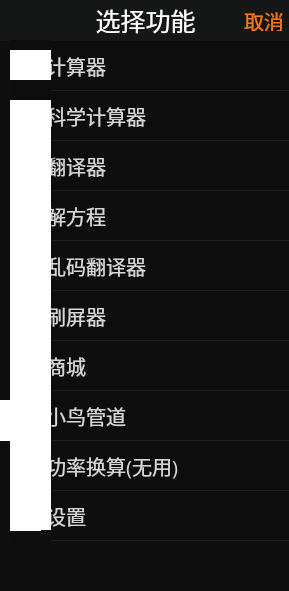
<?xml version="1.0" encoding="UTF-8"?>
<ui version="4.0">
 <class>form</class>
 <widget class="QWidget" name="form">
  <property name="geometry">
   <rect>
    <x>0</x>
    <y>0</y>
    <width>289</width>
    <height>591</height>
   </rect>
  </property>
  <property name="windowTitle">
   <string>工具箱By娄卫健</string>
  </property>
  <property name="styleSheet">
   <string notr="true">QPushButton {background-color: rgb(13,13,13);
    color:rgb(214,214,214) ;
 	border:1px solid rgb(31,31,31);
	text-align : left;
}

</string>
  </property>
  <widget class="QLineEdit" name="xianshi2">
   <property name="geometry">
    <rect>
     <x>-10</x>
     <y>0</y>
     <width>301</width>
     <height>611</height>
    </rect>
   </property>
   <property name="font">
    <font>
     <family>Arial</family>
     <pointsize>-1</pointsize>
     <weight>50</weight>
     <bold>false</bold>
    </font>
   </property>
   <property name="focusPolicy">
    <enum>Qt::NoFocus</enum>
   </property>
   <property name="layoutDirection">
    <enum>Qt::RightToLeft</enum>
   </property>
   <property name="styleSheet">
    <string notr="true">QLineEdit { background-color: rgb(14, 14, 14);
	color: rgb(79,79,79) ;
    font-size:30px;
    border:none;

}</string>
   </property>
   <property name="maxLength">
    <number>18</number>
   </property>
   <property name="frame">
    <bool>true</bool>
   </property>
   <property name="echoMode">
    <enum>QLineEdit::Normal</enum>
   </property>
   <property name="alignment">
    <set>Qt::AlignBottom|Qt::AlignRight|Qt::AlignTrailing</set>
   </property>
   <property name="dragEnabled">
    <bool>true</bool>
   </property>
   <property name="readOnly">
    <bool>true</bool>
   </property>
   <property name="placeholderText">
    <string/>
   </property>
   <property name="cursorMoveStyle">
    <enum>Qt::VisualMoveStyle</enum>
   </property>
   <property name="clearButtonEnabled">
    <bool>false</bool>
   </property>
  </widget>
  <widget class="QPushButton" name="btjisuanqi">
   <property name="geometry">
    <rect>
     <x>40</x>
     <y>40</y>
     <width>251</width>
     <height>51</height>
    </rect>
   </property>
   <property name="sizePolicy">
    <sizepolicy hsizetype="Minimum" vsizetype="Fixed">
     <horstretch>0</horstretch>
     <verstretch>0</verstretch>
    </sizepolicy>
   </property>
   <property name="baseSize">
    <size>
     <width>0</width>
     <height>1</height>
    </size>
   </property>
   <property name="font">
    <font>
     <family>幼圆</family>
     <pointsize>15</pointsize>
    </font>
   </property>
   <property name="focusPolicy">
    <enum>Qt::NoFocus</enum>
   </property>
   <property name="layoutDirection">
    <enum>Qt::LeftToRight</enum>
   </property>
   <property name="styleSheet">
    <string notr="true"/>
   </property>
   <property name="text">
    <string> 计算器</string>
   </property>
  </widget>
  <widget class="QLabel" name="label">
   <property name="geometry">
    <rect>
     <x>0</x>
     <y>0</y>
     <width>291</width>
     <height>41</height>
    </rect>
   </property>
   <property name="font">
    <font>
     <family>方正姚体</family>
     <pointsize>19</pointsize>
    </font>
   </property>
   <property name="styleSheet">
    <string notr="true">QLabel{background-color:rgb(21,22,22);
	color:rgb(254,254,254)
}</string>
   </property>
   <property name="text">
    <string>选择功能</string>
   </property>
   <property name="alignment">
    <set>Qt::AlignCenter</set>
   </property>
  </widget>
  <widget class="QPushButton" name="btq">
   <property name="geometry">
    <rect>
     <x>244</x>
     <y>10</y>
     <width>41</width>
     <height>21</height>
    </rect>
   </property>
   <property name="font">
    <font>
     <family>方正舒体</family>
     <pointsize>-1</pointsize>
    </font>
   </property>
   <property name="styleSheet">
    <string notr="true">QPushButton {background-color: rgb(21, 22, 22);
    color:rgb(254,118,26) ;
    font-size:20px ;
 	border:none;
}
</string>
   </property>
   <property name="text">
    <string>取消</string>
   </property>
  </widget>
  <widget class="QLineEdit" name="xianshi2_2">
   <property name="geometry">
    <rect>
     <x>10</x>
     <y>50</y>
     <width>41</width>
     <height>491</height>
    </rect>
   </property>
   <property name="font">
    <font>
     <family>黑体</family>
     <pointsize>-1</pointsize>
     <weight>50</weight>
     <bold>false</bold>
    </font>
   </property>
   <property name="focusPolicy">
    <enum>Qt::NoFocus</enum>
   </property>
   <property name="layoutDirection">
    <enum>Qt::RightToLeft</enum>
   </property>
   <property name="styleSheet">
    <string notr="true">QLineEdit { background-image: url(w2back1.png);
	color: rgb(79,79,79) ;
    font-size:30px;
    border:none;

}</string>
   </property>
   <property name="maxLength">
    <number>18</number>
   </property>
   <property name="frame">
    <bool>true</bool>
   </property>
   <property name="echoMode">
    <enum>QLineEdit::Normal</enum>
   </property>
   <property name="alignment">
    <set>Qt::AlignBottom|Qt::AlignRight|Qt::AlignTrailing</set>
   </property>
   <property name="dragEnabled">
    <bool>true</bool>
   </property>
   <property name="readOnly">
    <bool>true</bool>
   </property>
   <property name="placeholderText">
    <string/>
   </property>
   <property name="cursorMoveStyle">
    <enum>Qt::VisualMoveStyle</enum>
   </property>
   <property name="clearButtonEnabled">
    <bool>false</bool>
   </property>
  </widget>
  <widget class="QPushButton" name="btjyfyq">
   <property name="geometry">
    <rect>
     <x>40</x>
     <y>140</y>
     <width>251</width>
     <height>51</height>
    </rect>
   </property>
   <property name="sizePolicy">
    <sizepolicy hsizetype="Minimum" vsizetype="Fixed">
     <horstretch>0</horstretch>
     <verstretch>0</verstretch>
    </sizepolicy>
   </property>
   <property name="baseSize">
    <size>
     <width>0</width>
     <height>1</height>
    </size>
   </property>
   <property name="font">
    <font>
     <family>幼圆</family>
     <pointsize>15</pointsize>
    </font>
   </property>
   <property name="focusPolicy">
    <enum>Qt::NoFocus</enum>
   </property>
   <property name="layoutDirection">
    <enum>Qt::LeftToRight</enum>
   </property>
   <property name="styleSheet">
    <string notr="true"/>
   </property>
   <property name="text">
    <string> 翻译器</string>
   </property>
  </widget>
  <widget class="QPushButton" name="btslove">
   <property name="geometry">
    <rect>
     <x>40</x>
     <y>190</y>
     <width>251</width>
     <height>51</height>
    </rect>
   </property>
   <property name="sizePolicy">
    <sizepolicy hsizetype="Minimum" vsizetype="Fixed">
     <horstretch>0</horstretch>
     <verstretch>0</verstretch>
    </sizepolicy>
   </property>
   <property name="baseSize">
    <size>
     <width>0</width>
     <height>1</height>
    </size>
   </property>
   <property name="font">
    <font>
     <family>幼圆</family>
     <pointsize>15</pointsize>
    </font>
   </property>
   <property name="focusPolicy">
    <enum>Qt::NoFocus</enum>
   </property>
   <property name="layoutDirection">
    <enum>Qt::LeftToRight</enum>
   </property>
   <property name="styleSheet">
    <string notr="true"/>
   </property>
   <property name="text">
    <string> 解方程</string>
   </property>
  </widget>
  <widget class="QPushButton" name="btluanma">
   <property name="geometry">
    <rect>
     <x>40</x>
     <y>240</y>
     <width>251</width>
     <height>51</height>
    </rect>
   </property>
   <property name="sizePolicy">
    <sizepolicy hsizetype="Minimum" vsizetype="Fixed">
     <horstretch>0</horstretch>
     <verstretch>0</verstretch>
    </sizepolicy>
   </property>
   <property name="baseSize">
    <size>
     <width>0</width>
     <height>1</height>
    </size>
   </property>
   <property name="font">
    <font>
     <family>幼圆</family>
     <pointsize>15</pointsize>
    </font>
   </property>
   <property name="focusPolicy">
    <enum>Qt::NoFocus</enum>
   </property>
   <property name="layoutDirection">
    <enum>Qt::LeftToRight</enum>
   </property>
   <property name="styleSheet">
    <string notr="true"/>
   </property>
   <property name="text">
    <string> 乱码翻译器</string>
   </property>
  </widget>
  <widget class="QPushButton" name="bts">
   <property name="geometry">
    <rect>
     <x>40</x>
     <y>290</y>
     <width>251</width>
     <height>51</height>
    </rect>
   </property>
   <property name="sizePolicy">
    <sizepolicy hsizetype="Minimum" vsizetype="Fixed">
     <horstretch>0</horstretch>
     <verstretch>0</verstretch>
    </sizepolicy>
   </property>
   <property name="baseSize">
    <size>
     <width>0</width>
     <height>1</height>
    </size>
   </property>
   <property name="font">
    <font>
     <family>幼圆</family>
     <pointsize>15</pointsize>
    </font>
   </property>
   <property name="focusPolicy">
    <enum>Qt::NoFocus</enum>
   </property>
   <property name="layoutDirection">
    <enum>Qt::LeftToRight</enum>
   </property>
   <property name="styleSheet">
    <string notr="true"/>
   </property>
   <property name="text">
    <string> 刷屏器</string>
   </property>
  </widget>
  <widget class="QPushButton" name="btshop">
   <property name="geometry">
    <rect>
     <x>40</x>
     <y>340</y>
     <width>251</width>
     <height>51</height>
    </rect>
   </property>
   <property name="sizePolicy">
    <sizepolicy hsizetype="Minimum" vsizetype="Fixed">
     <horstretch>0</horstretch>
     <verstretch>0</verstretch>
    </sizepolicy>
   </property>
   <property name="baseSize">
    <size>
     <width>0</width>
     <height>1</height>
    </size>
   </property>
   <property name="font">
    <font>
     <family>幼圆</family>
     <pointsize>15</pointsize>
    </font>
   </property>
   <property name="focusPolicy">
    <enum>Qt::NoFocus</enum>
   </property>
   <property name="layoutDirection">
    <enum>Qt::LeftToRight</enum>
   </property>
   <property name="styleSheet">
    <string notr="true"/>
   </property>
   <property name="text">
    <string> 商城</string>
   </property>
  </widget>
  <widget class="QPushButton" name="btn">
   <property name="geometry">
    <rect>
     <x>40</x>
     <y>390</y>
     <width>251</width>
     <height>51</height>
    </rect>
   </property>
   <property name="sizePolicy">
    <sizepolicy hsizetype="Minimum" vsizetype="Fixed">
     <horstretch>0</horstretch>
     <verstretch>0</verstretch>
    </sizepolicy>
   </property>
   <property name="baseSize">
    <size>
     <width>0</width>
     <height>1</height>
    </size>
   </property>
   <property name="font">
    <font>
     <family>幼圆</family>
     <pointsize>15</pointsize>
    </font>
   </property>
   <property name="focusPolicy">
    <enum>Qt::NoFocus</enum>
   </property>
   <property name="layoutDirection">
    <enum>Qt::LeftToRight</enum>
   </property>
   <property name="styleSheet">
    <string notr="true"/>
   </property>
   <property name="text">
    <string> 小鸟管道</string>
   </property>
  </widget>
  <widget class="QPushButton" name="btg">
   <property name="geometry">
    <rect>
     <x>40</x>
     <y>440</y>
     <width>251</width>
     <height>51</height>
    </rect>
   </property>
   <property name="sizePolicy">
    <sizepolicy hsizetype="Minimum" vsizetype="Fixed">
     <horstretch>0</horstretch>
     <verstretch>0</verstretch>
    </sizepolicy>
   </property>
   <property name="baseSize">
    <size>
     <width>0</width>
     <height>1</height>
    </size>
   </property>
   <property name="font">
    <font>
     <family>幼圆</family>
     <pointsize>15</pointsize>
    </font>
   </property>
   <property name="focusPolicy">
    <enum>Qt::NoFocus</enum>
   </property>
   <property name="layoutDirection">
    <enum>Qt::LeftToRight</enum>
   </property>
   <property name="styleSheet">
    <string notr="true"/>
   </property>
   <property name="text">
    <string> 功率换算(无用)</string>
   </property>
  </widget>
  <widget class="QPushButton" name="btsetting">
   <property name="geometry">
    <rect>
     <x>40</x>
     <y>490</y>
     <width>251</width>
     <height>51</height>
    </rect>
   </property>
   <property name="sizePolicy">
    <sizepolicy hsizetype="Minimum" vsizetype="Fixed">
     <horstretch>0</horstretch>
     <verstretch>0</verstretch>
    </sizepolicy>
   </property>
   <property name="baseSize">
    <size>
     <width>0</width>
     <height>1</height>
    </size>
   </property>
   <property name="font">
    <font>
     <family>幼圆</family>
     <pointsize>15</pointsize>
    </font>
   </property>
   <property name="focusPolicy">
    <enum>Qt::NoFocus</enum>
   </property>
   <property name="layoutDirection">
    <enum>Qt::LeftToRight</enum>
   </property>
   <property name="styleSheet">
    <string notr="true"/>
   </property>
   <property name="text">
    <string> 设置</string>
   </property>
  </widget>
  <widget class="QLineEdit" name="xianshi2_3">
   <property name="geometry">
    <rect>
     <x>10</x>
     <y>530</y>
     <width>41</width>
     <height>20</height>
    </rect>
   </property>
   <property name="font">
    <font>
     <family>黑体</family>
     <pointsize>-1</pointsize>
     <weight>50</weight>
     <bold>false</bold>
    </font>
   </property>
   <property name="focusPolicy">
    <enum>Qt::NoFocus</enum>
   </property>
   <property name="layoutDirection">
    <enum>Qt::RightToLeft</enum>
   </property>
   <property name="styleSheet">
    <string notr="true">QLineEdit { background-color: rgb(13,13,13);
	color: rgb(79,79,79) ;
    font-size:30px;
    border:none;

}</string>
   </property>
   <property name="maxLength">
    <number>18</number>
   </property>
   <property name="frame">
    <bool>true</bool>
   </property>
   <property name="echoMode">
    <enum>QLineEdit::Normal</enum>
   </property>
   <property name="alignment">
    <set>Qt::AlignBottom|Qt::AlignRight|Qt::AlignTrailing</set>
   </property>
   <property name="dragEnabled">
    <bool>true</bool>
   </property>
   <property name="readOnly">
    <bool>true</bool>
   </property>
   <property name="placeholderText">
    <string/>
   </property>
   <property name="cursorMoveStyle">
    <enum>Qt::VisualMoveStyle</enum>
   </property>
   <property name="clearButtonEnabled">
    <bool>false</bool>
   </property>
  </widget>
  <widget class="QLineEdit" name="xianshi2_4">
   <property name="geometry">
    <rect>
     <x>10</x>
     <y>40</y>
     <width>41</width>
     <height>20</height>
    </rect>
   </property>
   <property name="font">
    <font>
     <family>黑体</family>
     <pointsize>-1</pointsize>
     <weight>50</weight>
     <bold>false</bold>
    </font>
   </property>
   <property name="focusPolicy">
    <enum>Qt::NoFocus</enum>
   </property>
   <property name="layoutDirection">
    <enum>Qt::RightToLeft</enum>
   </property>
   <property name="styleSheet">
    <string notr="true">QLineEdit { background-color: rgb(13,13,13);
	color: rgb(79,79,79) ;
    font-size:30px;
    border:none;

}</string>
   </property>
   <property name="maxLength">
    <number>18</number>
   </property>
   <property name="frame">
    <bool>true</bool>
   </property>
   <property name="echoMode">
    <enum>QLineEdit::Normal</enum>
   </property>
   <property name="alignment">
    <set>Qt::AlignBottom|Qt::AlignRight|Qt::AlignTrailing</set>
   </property>
   <property name="dragEnabled">
    <bool>true</bool>
   </property>
   <property name="readOnly">
    <bool>true</bool>
   </property>
   <property name="placeholderText">
    <string/>
   </property>
   <property name="cursorMoveStyle">
    <enum>Qt::VisualMoveStyle</enum>
   </property>
   <property name="clearButtonEnabled">
    <bool>false</bool>
   </property>
  </widget>
  <widget class="QLineEdit" name="xianshi2_5">
   <property name="geometry">
    <rect>
     <x>10</x>
     <y>100</y>
     <width>41</width>
     <height>41</height>
    </rect>
   </property>
   <property name="font">
    <font>
     <family>黑体</family>
     <pointsize>-1</pointsize>
     <weight>50</weight>
     <bold>false</bold>
    </font>
   </property>
   <property name="focusPolicy">
    <enum>Qt::NoFocus</enum>
   </property>
   <property name="layoutDirection">
    <enum>Qt::RightToLeft</enum>
   </property>
   <property name="styleSheet">
    <string notr="true">QLineEdit { background-image: url(w2back1.png);
	color: rgb(79,79,79) ;
    font-size:30px;
    border:none;

}</string>
   </property>
   <property name="maxLength">
    <number>18</number>
   </property>
   <property name="frame">
    <bool>true</bool>
   </property>
   <property name="echoMode">
    <enum>QLineEdit::Normal</enum>
   </property>
   <property name="alignment">
    <set>Qt::AlignBottom|Qt::AlignRight|Qt::AlignTrailing</set>
   </property>
   <property name="dragEnabled">
    <bool>true</bool>
   </property>
   <property name="readOnly">
    <bool>true</bool>
   </property>
   <property name="placeholderText">
    <string/>
   </property>
   <property name="cursorMoveStyle">
    <enum>Qt::VisualMoveStyle</enum>
   </property>
   <property name="clearButtonEnabled">
    <bool>false</bool>
   </property>
  </widget>
  <widget class="QPushButton" name="btgj">
   <property name="geometry">
    <rect>
     <x>40</x>
     <y>90</y>
     <width>251</width>
     <height>51</height>
    </rect>
   </property>
   <property name="sizePolicy">
    <sizepolicy hsizetype="Minimum" vsizetype="Fixed">
     <horstretch>0</horstretch>
     <verstretch>0</verstretch>
    </sizepolicy>
   </property>
   <property name="baseSize">
    <size>
     <width>0</width>
     <height>1</height>
    </size>
   </property>
   <property name="font">
    <font>
     <family>幼圆</family>
     <pointsize>15</pointsize>
    </font>
   </property>
   <property name="focusPolicy">
    <enum>Qt::NoFocus</enum>
   </property>
   <property name="layoutDirection">
    <enum>Qt::LeftToRight</enum>
   </property>
   <property name="styleSheet">
    <string notr="true"/>
   </property>
   <property name="text">
    <string> 科学计算器</string>
   </property>
  </widget>
  <widget class="QLineEdit" name="xianshi2_6">
   <property name="geometry">
    <rect>
     <x>10</x>
     <y>80</y>
     <width>41</width>
     <height>41</height>
    </rect>
   </property>
   <property name="font">
    <font>
     <family>黑体</family>
     <pointsize>-1</pointsize>
     <weight>50</weight>
     <bold>false</bold>
    </font>
   </property>
   <property name="focusPolicy">
    <enum>Qt::NoFocus</enum>
   </property>
   <property name="layoutDirection">
    <enum>Qt::RightToLeft</enum>
   </property>
   <property name="styleSheet">
    <string notr="true">QLineEdit { background-color:#0d0d0d;
	color: rgb(79,79,79) ;
    font-size:30px;
    border:none;

}</string>
   </property>
   <property name="maxLength">
    <number>18</number>
   </property>
   <property name="frame">
    <bool>true</bool>
   </property>
   <property name="echoMode">
    <enum>QLineEdit::Normal</enum>
   </property>
   <property name="alignment">
    <set>Qt::AlignBottom|Qt::AlignRight|Qt::AlignTrailing</set>
   </property>
   <property name="dragEnabled">
    <bool>true</bool>
   </property>
   <property name="readOnly">
    <bool>true</bool>
   </property>
   <property name="placeholderText">
    <string/>
   </property>
   <property name="cursorMoveStyle">
    <enum>Qt::VisualMoveStyle</enum>
   </property>
   <property name="clearButtonEnabled">
    <bool>false</bool>
   </property>
  </widget>
  <widget class="QLineEdit" name="xianshi2_7">
   <property name="geometry">
    <rect>
     <x>10</x>
     <y>150</y>
     <width>31</width>
     <height>31</height>
    </rect>
   </property>
   <property name="font">
    <font>
     <family>黑体</family>
     <pointsize>-1</pointsize>
     <weight>50</weight>
     <bold>false</bold>
    </font>
   </property>
   <property name="focusPolicy">
    <enum>Qt::NoFocus</enum>
   </property>
   <property name="layoutDirection">
    <enum>Qt::RightToLeft</enum>
   </property>
   <property name="styleSheet">
    <string notr="true">QLineEdit { background-image: url(jyfyqtb.png);
	color: rgb(79,79,79) ;
    font-size:30px;
    border:none;

}</string>
   </property>
   <property name="maxLength">
    <number>18</number>
   </property>
   <property name="frame">
    <bool>true</bool>
   </property>
   <property name="echoMode">
    <enum>QLineEdit::Normal</enum>
   </property>
   <property name="alignment">
    <set>Qt::AlignBottom|Qt::AlignRight|Qt::AlignTrailing</set>
   </property>
   <property name="dragEnabled">
    <bool>true</bool>
   </property>
   <property name="readOnly">
    <bool>true</bool>
   </property>
   <property name="placeholderText">
    <string/>
   </property>
   <property name="cursorMoveStyle">
    <enum>Qt::VisualMoveStyle</enum>
   </property>
   <property name="clearButtonEnabled">
    <bool>false</bool>
   </property>
  </widget>
  <widget class="QLineEdit" name="xianshi2_8">
   <property name="geometry">
    <rect>
     <x>10</x>
     <y>500</y>
     <width>31</width>
     <height>31</height>
    </rect>
   </property>
   <property name="font">
    <font>
     <family>黑体</family>
     <pointsize>-1</pointsize>
     <weight>50</weight>
     <bold>false</bold>
    </font>
   </property>
   <property name="focusPolicy">
    <enum>Qt::NoFocus</enum>
   </property>
   <property name="layoutDirection">
    <enum>Qt::RightToLeft</enum>
   </property>
   <property name="styleSheet">
    <string notr="true">QLineEdit { background-image: url(settingsico.png);
	color: rgb(79,79,79) ;
    font-size:30px;
    border:none;

}</string>
   </property>
   <property name="maxLength">
    <number>18</number>
   </property>
   <property name="frame">
    <bool>true</bool>
   </property>
   <property name="echoMode">
    <enum>QLineEdit::Normal</enum>
   </property>
   <property name="alignment">
    <set>Qt::AlignBottom|Qt::AlignRight|Qt::AlignTrailing</set>
   </property>
   <property name="dragEnabled">
    <bool>true</bool>
   </property>
   <property name="readOnly">
    <bool>true</bool>
   </property>
   <property name="placeholderText">
    <string/>
   </property>
   <property name="cursorMoveStyle">
    <enum>Qt::VisualMoveStyle</enum>
   </property>
   <property name="clearButtonEnabled">
    <bool>false</bool>
   </property>
  </widget>
  <widget class="QLineEdit" name="xianshi2_9">
   <property name="geometry">
    <rect>
     <x>10</x>
     <y>300</y>
     <width>31</width>
     <height>31</height>
    </rect>
   </property>
   <property name="font">
    <font>
     <family>黑体</family>
     <pointsize>-1</pointsize>
     <weight>50</weight>
     <bold>false</bold>
    </font>
   </property>
   <property name="focusPolicy">
    <enum>Qt::NoFocus</enum>
   </property>
   <property name="layoutDirection">
    <enum>Qt::RightToLeft</enum>
   </property>
   <property name="styleSheet">
    <string notr="true">QLineEdit { background-image: url(spqico.png);
	color: rgb(79,79,79) ;
    font-size:30px;
    border:none;

}</string>
   </property>
   <property name="maxLength">
    <number>18</number>
   </property>
   <property name="frame">
    <bool>true</bool>
   </property>
   <property name="echoMode">
    <enum>QLineEdit::Normal</enum>
   </property>
   <property name="alignment">
    <set>Qt::AlignBottom|Qt::AlignRight|Qt::AlignTrailing</set>
   </property>
   <property name="dragEnabled">
    <bool>true</bool>
   </property>
   <property name="readOnly">
    <bool>true</bool>
   </property>
   <property name="placeholderText">
    <string/>
   </property>
   <property name="cursorMoveStyle">
    <enum>Qt::VisualMoveStyle</enum>
   </property>
   <property name="clearButtonEnabled">
    <bool>false</bool>
   </property>
  </widget>
  <widget class="QLineEdit" name="xianshi2_10">
   <property name="geometry">
    <rect>
     <x>0</x>
     <y>400</y>
     <width>41</width>
     <height>41</height>
    </rect>
   </property>
   <property name="font">
    <font>
     <family>黑体</family>
     <pointsize>-1</pointsize>
     <weight>50</weight>
     <bold>false</bold>
    </font>
   </property>
   <property name="focusPolicy">
    <enum>Qt::NoFocus</enum>
   </property>
   <property name="layoutDirection">
    <enum>Qt::RightToLeft</enum>
   </property>
   <property name="styleSheet">
    <string notr="true">QLineEdit { background-image: url(xngd.png);
	color: rgb(79,79,79) ;
    font-size:30px;
    border:none;

}</string>
   </property>
   <property name="maxLength">
    <number>18</number>
   </property>
   <property name="frame">
    <bool>true</bool>
   </property>
   <property name="echoMode">
    <enum>QLineEdit::Normal</enum>
   </property>
   <property name="alignment">
    <set>Qt::AlignBottom|Qt::AlignRight|Qt::AlignTrailing</set>
   </property>
   <property name="dragEnabled">
    <bool>true</bool>
   </property>
   <property name="readOnly">
    <bool>true</bool>
   </property>
   <property name="placeholderText">
    <string/>
   </property>
   <property name="cursorMoveStyle">
    <enum>Qt::VisualMoveStyle</enum>
   </property>
   <property name="clearButtonEnabled">
    <bool>false</bool>
   </property>
  </widget>
  <zorder>xianshi2</zorder>
  <zorder>btjisuanqi</zorder>
  <zorder>label</zorder>
  <zorder>btq</zorder>
  <zorder>btjyfyq</zorder>
  <zorder>btslove</zorder>
  <zorder>btluanma</zorder>
  <zorder>bts</zorder>
  <zorder>btshop</zorder>
  <zorder>btn</zorder>
  <zorder>btg</zorder>
  <zorder>btsetting</zorder>
  <zorder>xianshi2_4</zorder>
  <zorder>xianshi2_2</zorder>
  <zorder>xianshi2_3</zorder>
  <zorder>btgj</zorder>
  <zorder>xianshi2_6</zorder>
  <zorder>xianshi2_5</zorder>
  <zorder>xianshi2_7</zorder>
  <zorder>xianshi2_8</zorder>
  <zorder>xianshi2_9</zorder>
  <zorder>xianshi2_10</zorder>
 </widget>
 <resources/>
 <connections/>
</ui>
